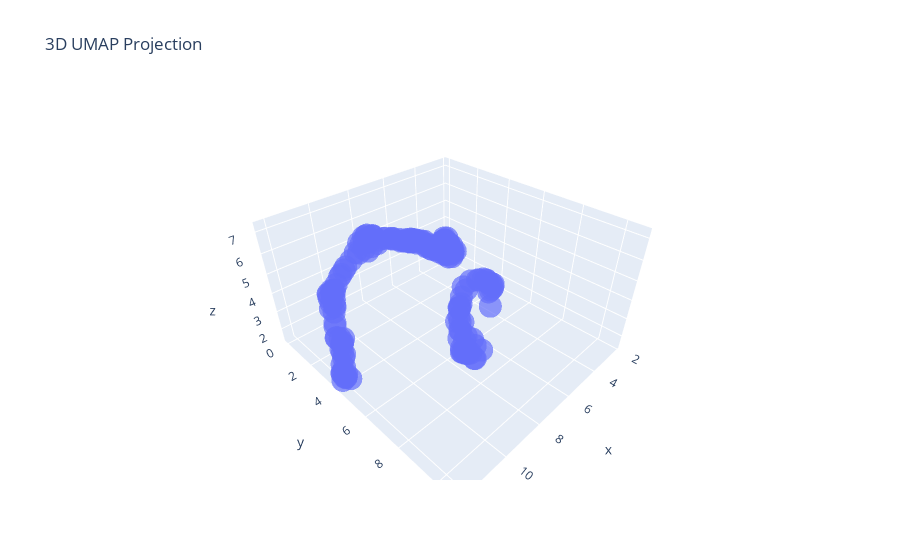

The notebook cell this image was saved under:
### Code cell
# Convert to Plotly-friendly format
fig = px.scatter_3d(
    x=embedding[:, 0],
    y=embedding[:, 1],
    z=embedding[:, 2],
    title='3D UMAP Projection',
    opacity=0.7
)

fig.show()

### Figure 1 — Plotly figure (JSON) as saved in the notebook; plotly's stock layout.template omitted (floating-point values rounded to 4 significant figures; data arrays with more than 128 entries replaced by an {"elided": "..."} marker saying what was removed)
{"data": [{"hovertemplate": "x=%{x}<br>y=%{y}<br>z=%{z}<extra></extra>", "legendgroup": "", "marker": {"color": "#636efa", "opacity": 0.7, "symbol": "circle"}, "mode": "markers", "name": "", "scene": "scene", "showlegend": false, "type": "scatter3d", "x": {"elided": "180 float values"}, "y": {"elided": "180 float values"}, "z": {"elided": "180 float values"}}], "layout": {"legend": {"tracegroupgap": 0}, "scene": {"domain": {"x": [0, 1], "y": [0, 1]}, "xaxis": {"title": {"text": "x"}}, "yaxis": {"title": {"text": "y"}}, "zaxis": {"title": {"text": "z"}}}, "title": {"text": "3D UMAP Projection"}}}
